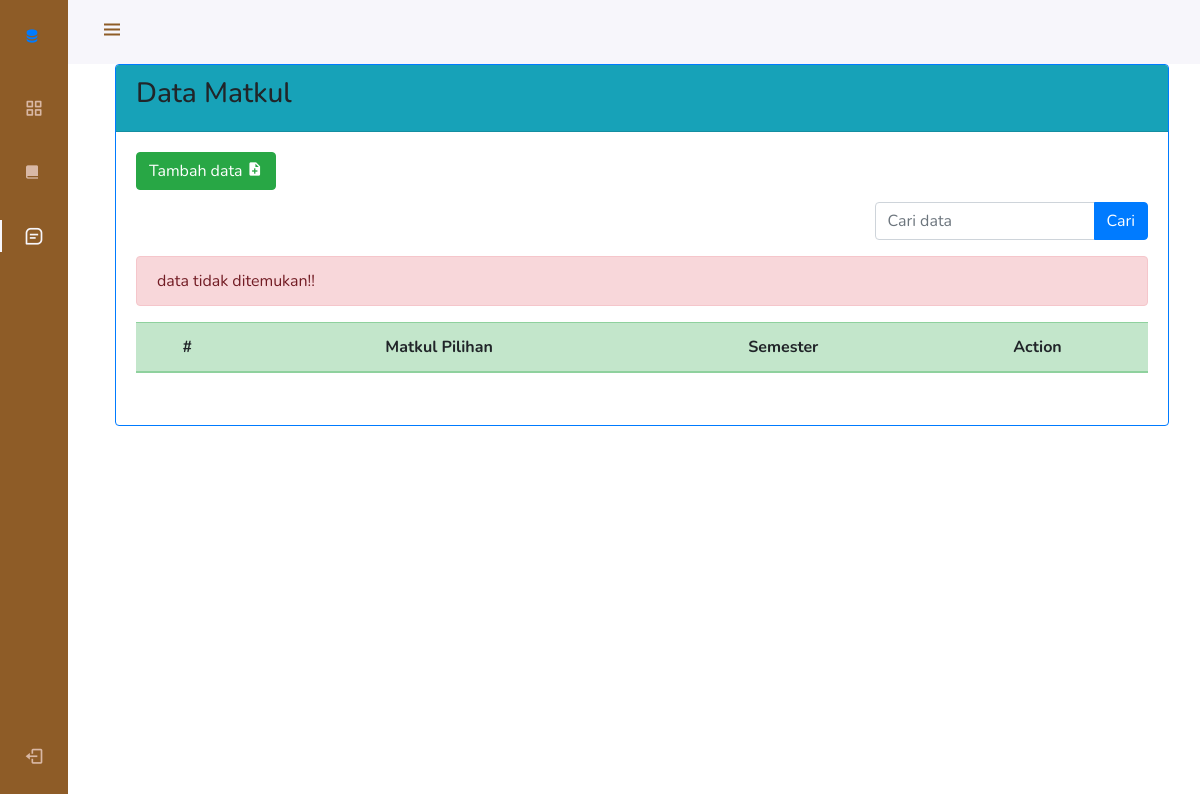
Before: /index.php/pilihan with the older database file.
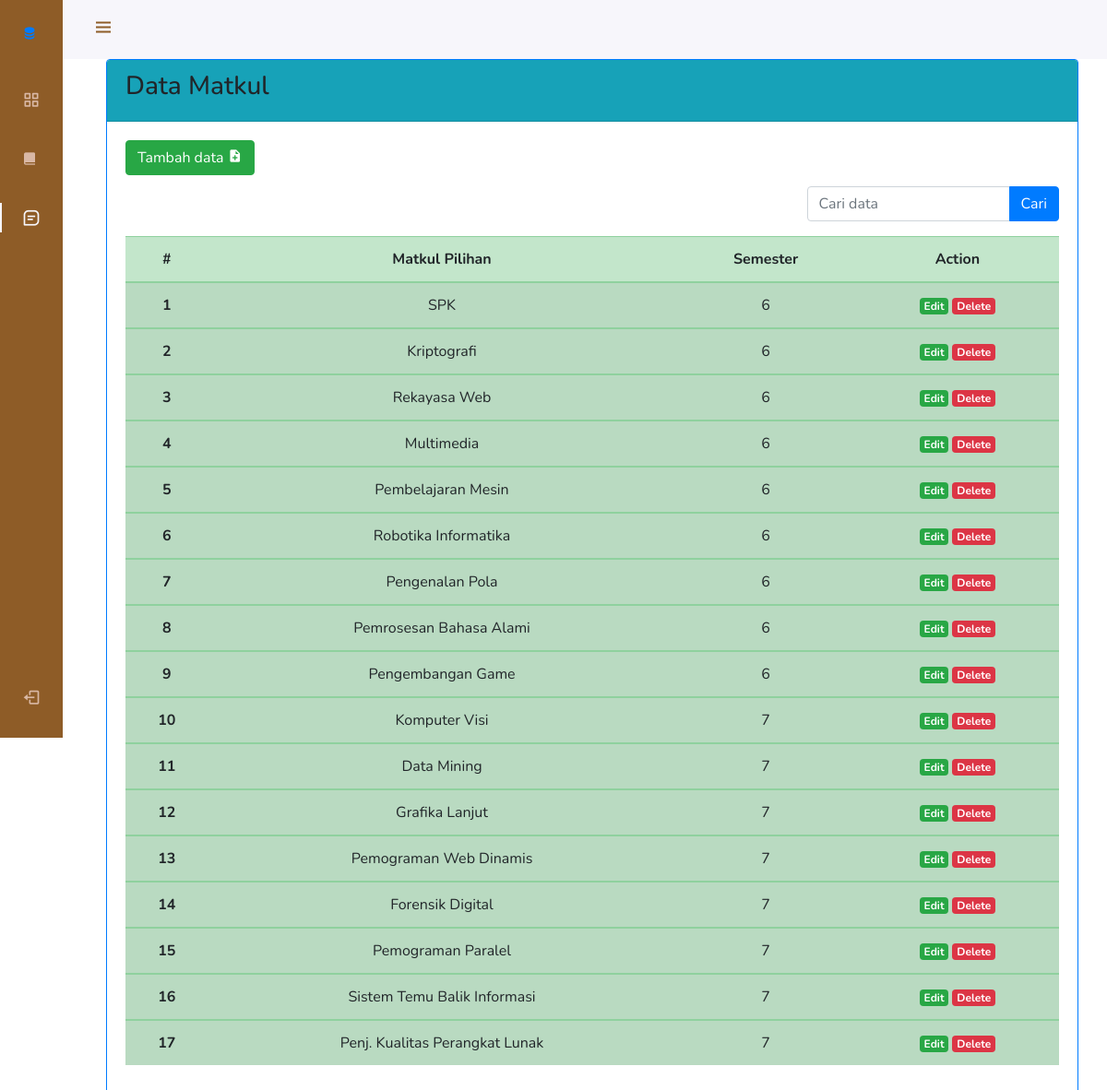
After: the same page with the newer database file.
### tables this page shows
CREATE TABLE `tbl_pilihan` (
  `id_pilihan` int(11) NOT NULL,
  `nama_pilihan` varchar(125) DEFAULT NULL,
  `id_semester` int(11) DEFAULT NULL,
  `id_sks` int(11) NOT NULL
);

CREATE TABLE `tbl_semester` (
  `id_semester` int(11) NOT NULL,
  `nama_semester` int(11) DEFAULT NULL
);

### application/controllers/Pilihan.php (called while the page is built, shortened)
<?php
class Pilihan extends CI_Controller
{
    public function __construct()
    {
        $this->load->model('M_pilihan');
        $this->load->model('M_semester');
    }
    public function index()
    {
        $data['judul'] = "Matkul Pilihan";
        $data['user'] = $this->db->get_where('user', ['email' => $this->session->userdata('email')])->row_array();
        $data['pilihan'] = $this->M_pilihan->getAll();
        $this->load->view('template/header', $data);
        $this->load->view('admin/pilihan/home', $data);
        $this->load->view('template/footer');
    }
}

### index.php (called while the page is built, shortened)
<?php
require_once BASEPATH.'core/CodeIgniter.php';

### application/models/M_pilihan.php (called while the page is built, shortened)
<?php
class M_pilihan extends CI_Model
{
    public function getAll()
    {
        $this->db->select('*');
        $this->db->from('tbl_pilihan');
        $this->db->join('tbl_semester', 'tbl_semester.id_semester = tbl_pilihan.id_semester', 'left');
        return $this->db->get()->result_array();
    }
}

### application/views/admin/pilihan/home.php (the view, shortened to what this page needs)
<div class="container mt-3">
    <div class="card border-primary">
        <div class="card-header bg-info">
            <h3>Data Matkul</h3>
        </div>
        <div class="card-body">
            <a href="<?= base_url('pilihan/tambah') ?>" class="btn btn-success card-title">Tambah data <i class='bx bxs-file-plus'></i></a>
            <div class="row">
                <div class="col">
                    <form action="" method="post" class="float-right">
                        <div class="input-group mb-3">
                            <input type="text" class="form-control" placeholder="Cari data" name="keyword">
                            <div class="input-group-append">
                                <button class="btn btn-primary" type="submit">Cari</button>
                            </div>
                        </div>
                    </form>
                </div>
            </div>
            <?php if (empty($pilihan)) : ?>
                <div class="alert alert-danger" role="alert">
                    data tidak ditemukan!!
                </div>
            <?php endif; ?>
            <table class="table table-success table-striped text-center">
                <thead>
                    <tr>
                        <th scope="col">#</th>
                        <th scope="col">Matkul Pilihan</th>
                        <th scope="col">Semester</th>
                        <th scope="col">Action</th>
                    </tr>
                </thead>
                <tbody>
                    <?php $i = 1;
                    foreach ($pilihan as $p) { ?>
                        <tr>
                            <th scope="row"><?= $i++; ?></th>
                            <td><?= $p['nama_pilihan']; ?></td>
                            <td><?= $p['nama_semester']; ?></td>
                            <td>
                                <a href="<?= base_url('pilihan/edit/' . $p['id_pilihan']) ?>" class="badge badge-success">Edit</a>
                                <a href="<?= base_url('pilihan/hapus/' . $p['id_pilihan']) ?>" class="badge badge-danger" onclick="return confirm('Yakin?');">Delete</a>
                            </td>
                        </tr>
                </tbody>
            <?php } ?>
            </table>
            <div class="row mt-2">
                <div class="col text-center">
                </div>
            </div>
        </div>
    </div>
</div>

### application/views/template/header.php (shortened to what this page needs)
<!DOCTYPE html>
<html lang="en">
<head>
  <link rel="stylesheet" href="https://cdn.jsdelivr.net/npm/bootstrap@4.6.0/dist/css/bootstrap.min.css" />
  <link rel="stylesheet" href="<?= base_url() ?>assetss/fontawesome-free-5.15.3-web/css/all.css" />
  <link rel="stylesheet" href="<?= base_url() ?>assetss/style.css" />
  <link href="https://cdn.jsdelivr.net/npm/boxicons@2.0.5/css/boxicons.min.css" rel="stylesheet" />
</head>
<body id="body-pd">
  <header class="header" id="header">
    <div class="header__toggle">
      <i class="bx bx-menu" id="header-toggle"></i>
    </div>
    <div class="header__img">
      <a class="" href="#" role="button" id="dropdownMenuLink" data-toggle="dropdown"><img src="<?= base_url('assetss/img/') . $user['image']; ?>" alt=""></a>
      <p style="margin-top: 9px;"><?= $user['name']; ?></p>
    </div>
  </header>
  <div class="l-navbar" id="nav-bar">
    <nav class="nav">
      <div>
        <a href="<?= base_url('home/dashboard') ?>" class="nav__logo <?php if ($this->uri->segment(1) == "home/dashboard") {
                                                                        echo "active";
                                                                      } ?>">
          <i class='bx bxs-data'></i>
        </a>
        <div class="nav__list">
          <a href="<?= base_url('home') ?>" class="nav__link <?php if ($this->uri->segment(1) == "home") {
                                                                echo "active";
                                                              } ?>">
            <i class="bx bx-grid-alt nav__icon"></i>
          </a>
          <a href="<?= base_url('matkul') ?>" class="nav__link <?php if ($this->uri->segment(1) == "matkul") {
                                                                  echo "active";
                                                                } ?>">
            <i class='bx bxs-book-alt'></i>
          </a>
          <a href="<?= base_url('pilihan') ?>" class="nav__link <?php if ($this->uri->segment(1) == "pilihan") {
                                                                  echo "active";
                                                                } ?>">
            <i class="bx bx-message-square-detail nav__icon"></i>
          </a>
        </div>
      </div>
      <a href="<?= base_url('auth/logout'); ?>" class="nav__link">
        <i class="bx bx-log-out nav__icon"></i>
      </a>
    </nav>
  </div>

### application/views/template/footer.php (shortened to what this page needs)
</body>
</html>

### assetss/style.css (style rules this page uses)
:root { --header-height: 3rem; --nav-width: 68px; --first-color: #8e5c27; --first-color-light: #d9b8a5; --white-color: #f7f6fb; --body-font: "Nunito", sans-serif; --normal-font-size: 1rem; --z-fixed: 100; }
body { position: relative; margin: var(--header-height) 0 0 0; padding: 0 1rem; font-family: var(--body-font); font-size: var(--normal-font-size); transition: 0.5s; }
a { text-decoration: none; }
p { padding-left: 9px; margin-top: 9px !important; font-family: var(--body-font); }
.header { width: 100%; height: var(--header-height); position: fixed; top: 0; left: 0; display: flex; align-items: center; justify-content: space-between; padding: 0 1rem; background-color: var(--white-color); z-index: var(--z-fixed); transition: 0.5s; }
.header__toggle { color: var(--first-color); font-size: 1.5rem; cursor: pointer; }
.header__img { width: 200px; height: 36px; display: flex; justify-content: center; overflow: hidden; }
.l-navbar { position: fixed; top: 0; left: -30%; width: var(--nav-width); height: 100vh; background-color: var(--first-color); padding: 0.5rem 1rem 0 0; transition: 0.5s; z-index: var(--z-fixed); }
.nav { height: 100%; display: flex; flex-direction: column; justify-content: space-between; overflow: hidden; }
.nav__logo, .nav__link { display: grid; grid-template-columns: max-content max-content; align-items: center; column-gap: 1rem; padding: 0.5rem 0 0.5rem 1.5rem; }
.nav__logo { margin-bottom: 2rem; }
.nav__link { position: relative; color: var(--first-color-light); margin-bottom: 1.5rem; transition: 0.3s; }
.nav__icon { font-size: 1.25rem; }
.active { color: var(--white-color); }
.active::before { content: ""; position: absolute; left: 0; width: 2px; height: 32px; background-color: var(--white-color); }
@media screen and (min-width: 768px) { body { margin: calc(var(--header-height) + 1rem) 0 0 0; padding-left: calc(var(--nav-width) + 2rem); } }
@media screen and (min-width: 768px) { .header { height: calc(var(--header-height) + 1rem); padding: 0 2rem 0 calc(var(--nav-width) + 2rem); } }
@media screen and (min-width: 768px) { .header__img { height: 40px; width: 300px; } }
@media screen and (min-width: 768px) { .l-navbar { left: 0; padding: 1rem 1rem 0 0; } }

Changed rows visible on the page:
added tbl_pilihan: nama_pilihan "SPK", id_semester.nama_semester "6"
added tbl_pilihan: nama_pilihan "Kriptografi", id_semester.nama_semester "6"
added tbl_pilihan: nama_pilihan "Rekayasa Web", id_semester.nama_semester "6"
added tbl_pilihan: nama_pilihan "Multimedia", id_semester.nama_semester "6"
added tbl_pilihan: nama_pilihan "Pembelajaran Mesin", id_semester.nama_semester "6"
added tbl_pilihan: nama_pilihan "Robotika Informatika", id_semester.nama_semester "6"
added tbl_pilihan: nama_pilihan "Pengenalan Pola", id_semester.nama_semester "6"
added tbl_pilihan: nama_pilihan "Pemrosesan Bahasa Alami", id_semester.nama_semester "6"
added tbl_pilihan: nama_pilihan "Pengembangan Game", id_semester.nama_semester "6"
added tbl_pilihan: nama_pilihan "Komputer Visi", id_semester.nama_semester "7"
added tbl_pilihan: nama_pilihan "Data Mining", id_semester.nama_semester "7"
added tbl_pilihan: nama_pilihan "Grafika Lanjut", id_semester.nama_semester "7"
added tbl_pilihan: nama_pilihan "Pemograman Web Dinamis", id_semester.nama_semester "7"
added tbl_pilihan: nama_pilihan "Forensik Digital", id_semester.nama_semester "7"
added tbl_pilihan: nama_pilihan "Pemograman Paralel", id_semester.nama_semester "7"
added tbl_pilihan: nama_pilihan "Sistem Temu Balik Informasi", id_semester.nama_semester "7"
added tbl_pilihan: nama_pilihan "Penj. Kualitas Perangkat Lunak", id_semester.nama_semester "7"
Other visible differences:
text no longer shown: "data tidak ditemukan!!"
